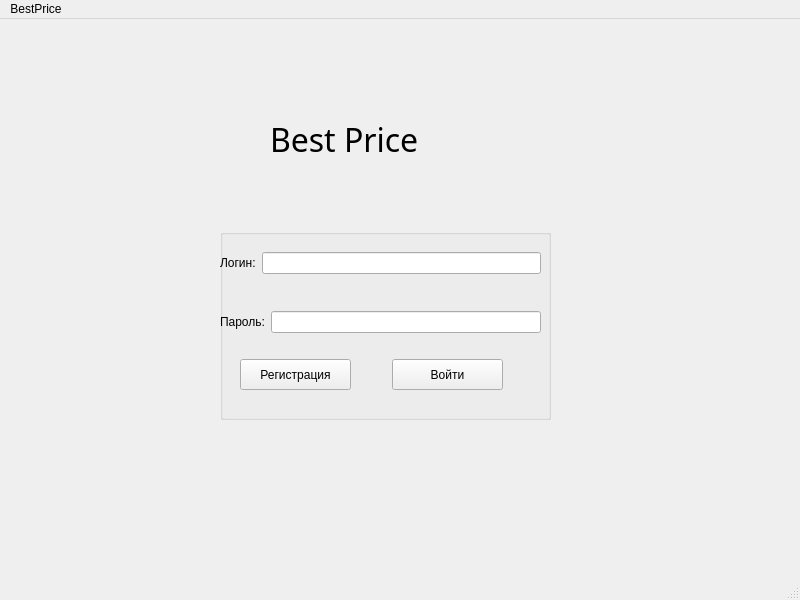
<?xml version="1.0" encoding="UTF-8"?>
<ui version="4.0">
 <class>Login</class>
 <widget class="QMainWindow" name="Login">
  <property name="geometry">
   <rect>
    <x>0</x>
    <y>0</y>
    <width>800</width>
    <height>600</height>
   </rect>
  </property>
  <property name="windowTitle">
   <string>Login</string>
  </property>
  <widget class="QWidget" name="centralwidget">
   <widget class="QGroupBox" name="groupBox">
    <property name="geometry">
     <rect>
      <x>220</x>
      <y>210</y>
      <width>331</width>
      <height>191</height>
     </rect>
    </property>
    <property name="font">
     <font>
      <weight>50</weight>
      <bold>false</bold>
     </font>
    </property>
    <property name="title">
     <string/>
    </property>
    <widget class="QWidget" name="layoutWidget">
     <property name="geometry">
      <rect>
       <x>0</x>
       <y>23</y>
       <width>321</width>
       <height>81</height>
      </rect>
     </property>
     <layout class="QVBoxLayout" name="verticalLayout">
      <item>
       <layout class="QHBoxLayout" name="horizontalLayout">
        <item>
         <widget class="QLabel" name="lableLogin">
          <property name="text">
           <string>Логин:</string>
          </property>
         </widget>
        </item>
        <item>
         <widget class="QLineEdit" name="lineLogin"/>
        </item>
       </layout>
      </item>
      <item>
       <spacer name="verticalSpacer">
        <property name="orientation">
         <enum>Qt::Vertical</enum>
        </property>
        <property name="sizeHint" stdset="0">
         <size>
          <width>50</width>
          <height>50</height>
         </size>
        </property>
       </spacer>
      </item>
      <item>
       <layout class="QHBoxLayout" name="horizontalLayout_2">
        <item>
         <widget class="QLabel" name="LablePass">
          <property name="text">
           <string>Пароль:</string>
          </property>
         </widget>
        </item>
        <item>
         <widget class="QLineEdit" name="linePass"/>
        </item>
       </layout>
      </item>
     </layout>
    </widget>
    <widget class="QPushButton" name="vhod">
     <property name="geometry">
      <rect>
       <x>172</x>
       <y>130</y>
       <width>111</width>
       <height>31</height>
      </rect>
     </property>
     <property name="text">
      <string>Войти</string>
     </property>
    </widget>
    <widget class="QPushButton" name="reg">
     <property name="geometry">
      <rect>
       <x>20</x>
       <y>130</y>
       <width>111</width>
       <height>31</height>
      </rect>
     </property>
     <property name="text">
      <string>Регистрация</string>
     </property>
    </widget>
   </widget>
   <widget class="QWidget" name="verticalLayoutWidget">
    <property name="geometry">
     <rect>
      <x>270</x>
      <y>80</y>
      <width>220</width>
      <height>80</height>
     </rect>
    </property>
    <layout class="QVBoxLayout" name="verticalLayout_2">
     <item>
      <widget class="QLabel" name="label">
       <property name="font">
        <font>
         <family>Showcard Gothic</family>
         <pointsize>24</pointsize>
        </font>
       </property>
       <property name="styleSheet">
        <string notr="true"/>
       </property>
       <property name="text">
        <string>Best Price</string>
       </property>
      </widget>
     </item>
    </layout>
   </widget>
  </widget>
  <widget class="QMenuBar" name="menubar">
   <property name="geometry">
    <rect>
     <x>0</x>
     <y>0</y>
     <width>800</width>
     <height>26</height>
    </rect>
   </property>
   <widget class="QMenu" name="menuBestPrice">
    <property name="title">
     <string>BestPrice</string>
    </property>
   </widget>
   <addaction name="menuBestPrice"/>
  </widget>
  <widget class="QStatusBar" name="statusbar"/>
 </widget>
 <resources/>
 <connections/>
</ui>
